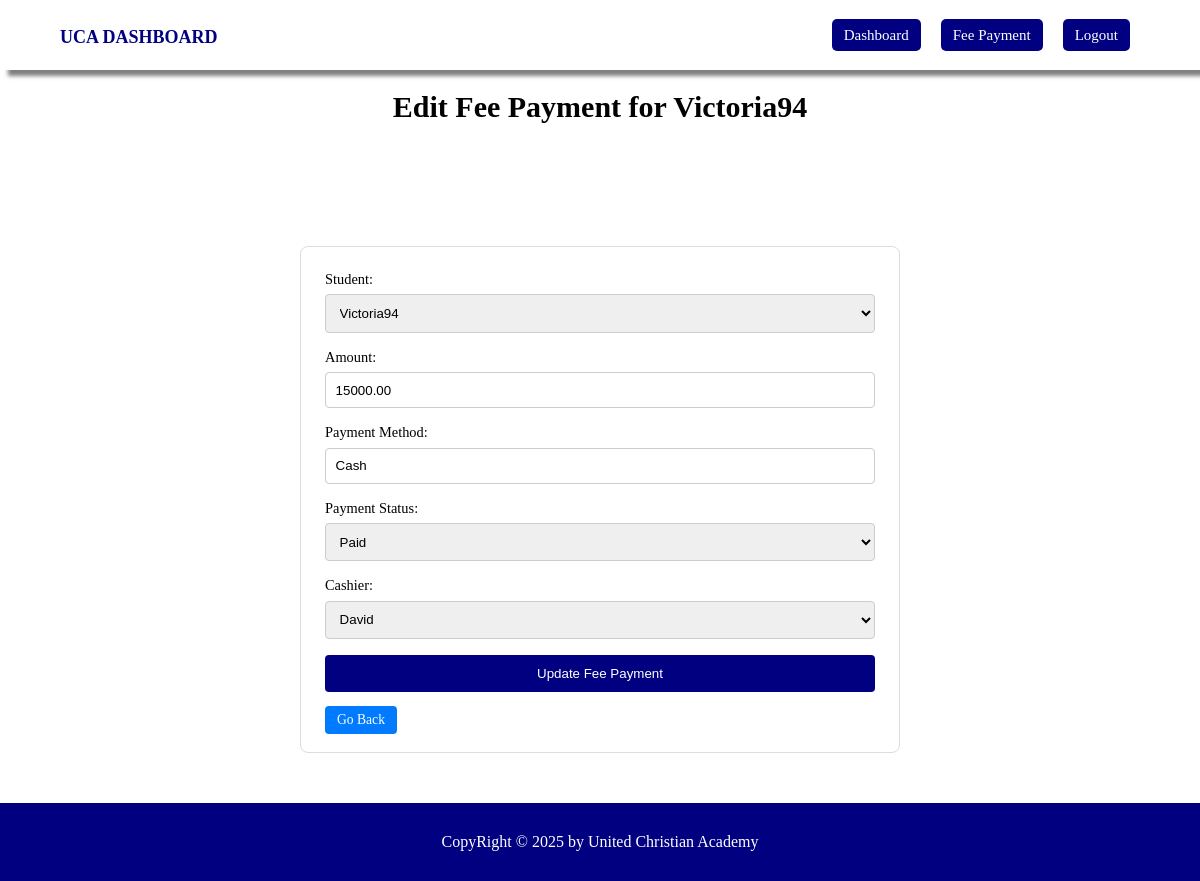
/fees/edit/1/, run on the app's committed database.
### schoolapp/models.py (models this page shows, shortened)
class FeePayment(models.Model):
    student = models.ForeignKey(Student, on_delete=models.CASCADE)
    amount = models.DecimalField(max_digits=10, decimal_places=2)
    date_of_payment = models.DateTimeField(auto_now_add=True)
    payment_method = models.CharField(max_length=100)
    payment_status = models.CharField(max_length=20, choices=[('Paid', 'Paid'), ('Pending', 'Pending')], default='Pending')
    cashier = models.ForeignKey(User, on_delete=models.SET_NULL, null=True, blank=True, limit_choices_to={'role': 'cashier'})

class Student(models.Model):
    user_profile = models.OneToOneField(User, on_delete=models.CASCADE, related_name='student_profile')
    school_class = models.ForeignKey(SchoolClass, on_delete=models.SET_NULL, null=True, blank=True)  # One student to one class
    date_of_birth = models.DateField()
    date_joined = models.DateTimeField(auto_now_add=True)

class User(AbstractUser):
    STATUS = (
        ('admin', 'Admin'),
        ('teacher', 'Teacher'),
        ('cashier', 'Cashier'),
        ('student', 'Student'),
    )
    role = models.CharField(max_length=20, choices=STATUS, default='student')

### schoolapp/views.py (the view, shortened to what this page needs)
# urls.py: path('fees/edit/<int:fee_id>/', views.fee_update, name='fee_update'),
def fee_update(request, fee_id):
    fee = get_object_or_404(FeePayment, id=fee_id)  # Fetch the FeePayment object
    students = Student.objects.all()
    cashiers = User.objects.filter(role='cashier')
    error = None  # Initialize error variable
    return render(request, 'dashboard/update_fees.html', {
        'fee': fee,
        'students': students,
        'cashiers': cashiers,
        'error': error
    })

### templates/dashboard/update_fees.html (shortened to what this page needs)
{% extends 'dashboard/base.html' %}
{% block content %}
<div class="container">
  <h1>Edit Fee Payment for {{ fee.student.user_profile.username }}</h1>
  <div class="form-wrapper">
    <form class="responsive-form" method="POST" action="{% url 'fee_update' fee.id %}">
      <div class="form-group">
        <label for="student">Student:</label>
        <select name="student" id="student" required>
          {% for student in students %}
          <option value="{{ student.id }}" {% if student.id == fee.student.id %}selected{% endif %}>
            {{ student.user_profile.username }}
          </option>
          {% endfor %}
        </select>
      </div>
      <div class="form-group">
        <label for="amount">Amount:</label>
        <input type="number" name="amount" id="amount" value="{{ fee.amount }}" step="0.01" required>
      </div>
      <div class="form-group">
        <label for="payment_method">Payment Method:</label>
        <input type="text" name="payment_method" id="payment_method" value="{{ fee.payment_method }}" placeholder="e.g., Cash, Card" required>
      </div>
      <div class="form-group">
        <label for="payment_status">Payment Status:</label>
        <select name="payment_status" id="payment_status" required>
          <option value="Paid" {% if fee.payment_status == 'Paid' %}selected{% endif %}>Paid</option>
        </select>
      </div>
      <div class="form-group">
        <label for="cashier">Cashier:</label>
        <select name="cashier" id="cashier" required>
          {% for cashier in cashiers %}
          <option value="{{ cashier.id }}" {% if cashier.id == fee.cashier.id %}selected{% endif %}>{{ cashier.username }}</option>
          {% endfor %}
        </select>
      </div>
      <button type="submit" class="submit-btn">Update Fee Payment</button>
      <br /><br />
      <a href="{% url 'fee_list' %}" class="btn view">Go Back</a>
    </form>
  </div>
</div>
{% endblock content %}

### schoolapp/static/dashboard/css/styles.css (style rules this page uses)
* { margin: 0; padding: 0; box-sizing: border-box; }
.container { width: 80%; margin: 40px auto; }
.container h1 { text-align: center; font-size: 30px; margin-bottom: 20px; font-weight: bold; margin-top: 90px; }
.table-wrapper, .form-wrapper { display: flex; justify-content: center; margin: 2rem 0; }
.btn { padding: 0.4rem 0.75rem; text-decoration: none; border-radius: 4px; font-size: 0.85rem; color: #fff; }
.view { background-color: #007bff; }
.responsive-form { width: 100%; max-width: 600px; border: 1px solid #ddd; padding: 1.5rem; border-radius: 8px; margin-top: 90px; }
.form-group { display: flex; flex-direction: column; margin-bottom: 1rem; }
.form-group label { margin-bottom: 0.4rem; font-size: 0.9rem; }
.form-group input, .form-group select { padding: 0.6rem; border: 1px solid #ccc; border-radius: 4px; }
.submit-btn { width: 100%; padding: 0.7rem; border: none; background-color: navy; color: #fff; border-radius: 4px; cursor: pointer; }

### data on the page
FeePayment: student.user_profile.username "Victoria94", student "Victoria94", amount "15000.00", payment_method "Cash", payment_status "Paid", cashier "David"
